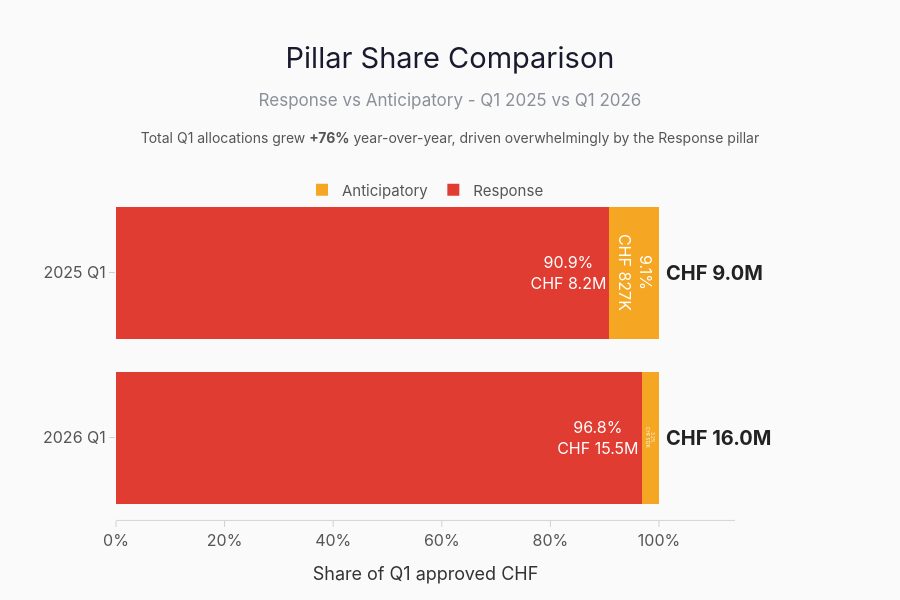

The notebook cell this image was saved under:
### Code cell
# ── Slide 2 Pillar Share Comparison ─────────────────────────────────────────
pillar_compare = pd.concat([
    q1_2025.assign(period='2025 Q1'),
    q1_2026.assign(period='2026 Q1')
]).groupby(['period', 'pillar'], as_index=False)['total_approved_chf'].sum()

totals = pillar_compare.groupby('period', as_index=False)['total_approved_chf'].sum().rename(columns={'total_approved_chf': 'period_total'})
pillar_compare = pillar_compare.merge(totals, on='period', how='left')
pillar_compare['share'] = pillar_compare['total_approved_chf'] / pillar_compare['period_total']

total_2025 = float(totals.loc[totals['period'] == '2025 Q1', 'period_total'].iloc[0])
total_2026 = float(totals.loc[totals['period'] == '2026 Q1', 'period_total'].iloc[0])
yoy_chf_pct = (total_2026 - total_2025) / total_2025

fig = go.Figure()
for pillar, color in [('Response', IFRC_RED), ('Anticipatory', AMBER)]:
    subset = pillar_compare[pillar_compare['pillar'] == pillar]
    fig.add_trace(go.Bar(
        x=subset['share'],
        y=subset['period'],
        orientation='h',
        name=pillar,
        marker_color=color,
        marker_line_width=0,
        text=[f"{share:.1%}<br>{human_chf(value)}" for share, value in zip(subset['share'], subset['total_approved_chf'])],
        textposition='inside',
        textfont={'size': 16, 'color': 'white', 'family': FLR_FONT},
    ))

for row in totals.itertuples(index=False):
    fig.add_annotation(
        x=1.01,
        y=row.period,
        xref='x',
        yref='y',
        text=f'<b>{human_chf(row.period_total)}</b>',
        showarrow=False,
        xanchor='left',
        font={'size': 20, 'color': INK, 'family': FLR_FONT},
    )

# Title, subtitle, and insight caption all stacked tightly — no floating annotations
title_html = (
    'Pillar Share Comparison'
    f'<br><span style="font-size:17px;color:{FLR_MUTED};">Response vs Anticipatory - Q1 2025 vs Q1 2026</span>'
    f'<br><span style="font-size:14px;color:#555;">'
    f'Total Q1 allocations grew <b>{yoy_chf_pct:+.0%}</b> year-over-year, '
    'driven overwhelmingly by the Response pillar</span>'
)

fig.update_layout(
    barmode='stack',
    title={
        'text': title_html,
        'x': 0.5,
        'xanchor': 'center',
        'y': 0.9,
        'yanchor': 'top',
        'font': FLR_TITLE,
        'pad': {'t': 8, 'b': 20},
    },
    paper_bgcolor=FLR_PAPER,
    plot_bgcolor=FLR_PLOT,
    margin={'l': 95, 'r': 165, 't': 190, 'b': 80},
    height=600,
    font={'family': FLR_FONT, 'size': 15, 'color': '#444444'},
    hoverlabel=dict(bgcolor='white', bordercolor='#ddd', font_size=13, font_family=FLR_FONT),
    legend=flr_legend(y=1.05),
    xaxis=flr_xaxis('Share of Q1 approved CHF', tickformat='.0%', range=[0, 1.14]),
    yaxis=flr_yaxis('', showgrid=False, categoryorder='array', categoryarray=['2026 Q1', '2025 Q1']),
)

save_figure(fig, 'slide_02_pillar_share_compare', width=1400, height=600)
fig

### Figure 1 — Plotly figure (JSON) as saved in the notebook; plotly's stock layout.template omitted (floating-point values rounded to 4 significant figures)
{"data": [{"marker": {"color": "#E03C31", "line": {"width": 0}}, "name": "Response", "orientation": "h", "text": ["90.9%<br>CHF 8.2M", "96.8%<br>CHF 15.5M"], "textfont": {"color": "white", "family": "Inter, Segoe UI, Helvetica Neue, Arial, sans-serif", "size": 16}, "textposition": "inside", "type": "bar", "x": [0.9086, 0.9679], "y": ["2025 Q1", "2026 Q1"]}, {"marker": {"color": "#F5A623", "line": {"width": 0}}, "name": "Anticipatory", "orientation": "h", "text": ["9.1%<br>CHF 827K", "3.2%<br>CHF 512K"], "textfont": {"color": "white", "family": "Inter, Segoe UI, Helvetica Neue, Arial, sans-serif", "size": 16}, "textposition": "inside", "type": "bar", "x": [0.09143, 0.0321], "y": ["2025 Q1", "2026 Q1"]}], "layout": {"annotations": [{"font": {"color": "#222222", "family": "Inter, Segoe UI, Helvetica Neue, Arial, sans-serif", "size": 20}, "showarrow": false, "text": "<b>CHF 9.0M</b>", "x": 1.01, "xanchor": "left", "xref": "x", "y": "2025 Q1", "yref": "y"}, {"font": {"color": "#222222", "family": "Inter, Segoe UI, Helvetica Neue, Arial, sans-serif", "size": 20}, "showarrow": false, "text": "<b>CHF 16.0M</b>", "x": 1.01, "xanchor": "left", "xref": "x", "y": "2026 Q1", "yref": "y"}], "barmode": "stack", "font": {"color": "#444444", "family": "Inter, Segoe UI, Helvetica Neue, Arial, sans-serif", "size": 15}, "height": 600, "hoverlabel": {"bgcolor": "white", "bordercolor": "#ddd", "font": {"family": "Inter, Segoe UI, Helvetica Neue, Arial, sans-serif", "size": 13}}, "legend": {"bgcolor": "rgba(0,0,0,0)", "borderwidth": 0, "font": {"color": "#555555", "family": "Inter, Segoe UI, Helvetica Neue, Arial, sans-serif", "size": 15}, "itemsizing": "constant", "orientation": "h", "x": 0.5, "xanchor": "center", "y": 1.05, "yanchor": "top"}, "margin": {"b": 80, "l": 95, "r": 165, "t": 190}, "paper_bgcolor": "#fafafa", "plot_bgcolor": "#fafafa", "title": {"font": {"color": "#1a1a2e", "family": "Inter, Segoe UI Semibold, Inter, Segoe UI, Helvetica Neue, Arial, sans-serif", "size": 29}, "pad": {"b": 20, "t": 8}, "text": "Pillar Share Comparison<br><span style=\"font-size:17px;color:#8a8f98;\">Response vs Anticipatory - Q1 2025 vs Q1 2026</span><br><span style=\"font-size:14px;color:#555;\">Total Q1 allocations grew <b>+76%</b> year-over-year, driven overwhelmingly by the Response pillar</span>", "x": 0.5, "xanchor": "center", "y": 0.9, "yanchor": "top"}, "xaxis": {"automargin": true, "linecolor": "#d0d0d0", "linewidth": 0.9, "range": [0, 1.14], "showgrid": false, "showline": true, "tickcolor": "#d0d0d0", "tickfont": {"color": "#555555", "family": "Inter, Segoe UI, Helvetica Neue, Arial, sans-serif", "size": 16}, "tickformat": ".0%", "ticklen": 6, "ticks": "outside", "tickwidth": 1, "title": {"font": {"color": "#333333", "family": "Inter, Segoe UI, Helvetica Neue, Arial, sans-serif", "size": 18}, "standoff": 18, "text": "Share of Q1 approved CHF"}, "zeroline": false}, "yaxis": {"automargin": true, "categoryarray": ["2026 Q1", "2025 Q1"], "categoryorder": "array", "gridcolor": "#e8e8e8", "gridwidth": 0.6, "showgrid": false, "showline": false, "tickcolor": "#d0d0d0", "tickfont": {"color": "#555555", "family": "Inter, Segoe UI, Helvetica Neue, Arial, sans-serif", "size": 16}, "ticklen": 6, "ticks": "outside", "tickwidth": 1, "title": {"font": {"color": "#333333", "family": "Inter, Segoe UI, Helvetica Neue, Arial, sans-serif", "size": 18}, "standoff": 18, "text": ""}, "zeroline": false}}}
